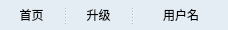
  <widget class="QSplitter" name="splitter">
   <property name="geometry">
    <rect>
     <x>1680</x>
     <y>10</y>
     <width>228</width>
     <height>30</height>
    </rect>
   </property>
   <property name="styleSheet">
    <string notr="true">border-style: none;
background-color: rgb(228, 237, 243);</string>
   </property>
   <property name="orientation">
    <enum>Qt::Horizontal</enum>
   </property>
   <widget class="QPushButton" name="pushButton">
    <property name="styleSheet">
     <string notr="true">border-style: none;
background-color: rgb(228, 237, 243);</string>
    </property>
    <property name="text">
     <string>首页</string>
    </property>
    <property name="icon">
     <iconset resource="res.qrc">
      <normaloff>:/Image/homePage.png</normaloff>:/Image/homePage.png</iconset>
    </property>
    <property name="iconSize">
     <size>
      <width>30</width>
      <height>30</height>
     </size>
    </property>
    <property name="autoDefault">
     <bool>false</bool>
    </property>
    <property name="default">
     <bool>false</bool>
    </property>
    <property name="flat">
     <bool>false</bool>
    </property>
   </widget>
   <widget class="QPushButton" name="pushButton_2">
    <property name="styleSheet">
     <string notr="true">border-style: none;
background-color: rgb(228, 237, 243);</string>
    </property>
    <property name="text">
     <string>升级</string>
    </property>
    <property name="icon">
     <iconset resource="res.qrc">
      <normaloff>:/Image/upgrade.png</normaloff>:/Image/upgrade.png</iconset>
    </property>
    <property name="iconSize">
     <size>
      <width>30</width>
      <height>30</height>
     </size>
    </property>
   </widget>
   <widget class="QPushButton" name="pushButton_3">
    <property name="styleSheet">
     <string notr="true">border-style: none;
background-color: rgb(228, 237, 243);</string>
    </property>
    <property name="text">
     <string>用户名</string>
    </property>
    <property name="icon">
     <iconset resource="res.qrc">
      <normaloff>:/Image/user.png</normaloff>:/Image/user.png</iconset>
    </property>
    <property name="iconSize">
     <size>
      <width>30</width>
      <height>30</height>
     </size>
    </property>
   </widget>
  </widget>
